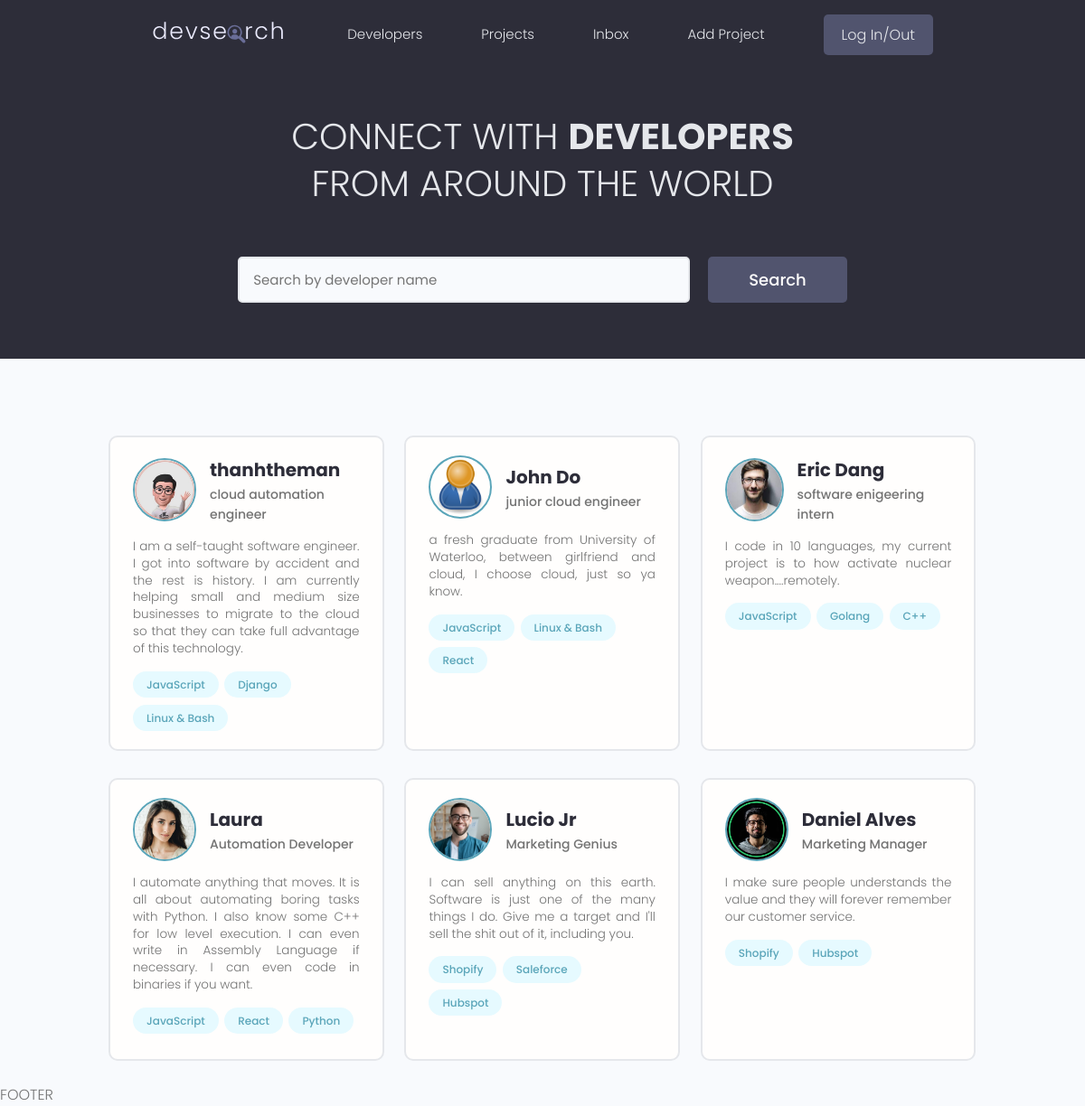
The page / on the database its author committed.
### users/models.py (models this page shows, shortened)
class Profile(models.Model):
    user = models.OneToOneField(User, on_delete=models.CASCADE, null=True, blank=True)
    name = models.CharField(max_length=200, blank=True, null=True)
    username = models.CharField(max_length=200, blank=True, null=True)
    email = models.EmailField(max_length=500, blank=True, null=True)
    short_intro = models.CharField(max_length=200, blank=True, null=True)
    bio = models.TextField(blank=True, null=True)
    location = models.CharField(max_length=200, blank=True, null=True)
    skills = models.ManyToManyField('Skill', blank=True)
    profile_image = models.ImageField(null=True, blank=True, upload_to='profiles/', default="profiles/user-default.png")
    social_github = models.CharField(max_length=200, blank=True, null=True)
    social_twitter = models.CharField(max_length=200, blank=True, null=True)
    social_linkedin = models.CharField(max_length=200, blank=True, null=True)
    social_youtube = models.CharField(max_length=200, blank=True, null=True)
    social_website = models.CharField(max_length=200, blank=True, null=True)
    created = models.DateTimeField(auto_now_add=True)
    id = models.UUIDField(default=uuid.uuid4, unique=True, primary_key=True, editable=False)

class Skill(models.Model):
    name = models.CharField(max_length=200, blank=True, null=True)
    id = models.UUIDField(default=uuid.uuid4, unique=True, primary_key=True, editable=False)
    def __str__(self):
        return str(self.name)

### users/views.py (the view)
# urls.py: path('', views.profiles, name='profiles'),
def profiles(request):
    profiles = Profile.objects.all()
    context = {'profiles': profiles}
    return render(request, 'users/profiles.html', context)

### users/templates/users/profiles.html (shortened to what this page needs)
<!DOCTYPE html>
<html lang="en">
<head>
</head>
<body>
    {% extends 'main.html' %}
    {% block content %}
    <main class="home">
        <section class="hero-section text-center">
            <div class="container container--narrow">
                <div class="hero-section__box">
                    <h2>CONNECT WITH <span>DEVELOPERS</span></h2>
                    <h2>FROM AROUND THE WORLD</h2>
                </div>
                <div class="hero-section__search">
                    <form class="form" action="#" method="get">
                        <div class="form__field">
                            <input class="input input--text" id="formInput#search" type="text" name="text"
                                placeholder="Search by developer name" />
                        </div>
                        <input class="btn btn--sub btn--lg" type="submit" value="Search" />
                    </form>
                </div>
            </div>
        </section>
        <section class="devlist">
            <div class="container">
                <div class="grid grid--three">
                    {% for profile in profiles %}
                    <div class="column card">
                        <div class="dev">
                            <a href="{% url 'user-profile' profile.id %}" class="card__body">
                                <div class="dev__profile">
                                    <img class="avatar avatar--md" src="{{ profile.profile_image.url }}" alt="image" />
                                    <div class="dev__meta">
                                        <h3>{{ profile.name }}</h3>
                                        <h5>{{ profile.short_intro }}</h5>
                                    </div>
                                </div>
                                <p class="dev__info">{{ profile.bio }}</p>
                                <div class="dev__skills">
                                    {% for skill in profile.skills.all|slice:"3" %}
                                    <span class="tag tag--pill tag--main">
                                        <small>{{ skill }}</small>
                                    </span>
                                    {% endfor %}
                                </div>
                            </a>
                        </div>
                    </div>
                    {% endfor %}
                </div>
            </div>
        </section>
    </main>
    {% endblock content %}

### static/styles/app.css (style rules this page uses)
:root { --color-sub: #2d2d39; }
.btn--sub { background-color: var(--color-sub-light); }
.card { border: 2px solid var(--color-light); }
img { width: 100%; }
.hero-section { height: 40vh; display: flex; align-items: center; background-color: var(--color-sub); }
.hero-section__box { margin-bottom: 4rem; }
.hero-section__box > h2, .hero-section__box > h2 > span { font-size: 4rem; color: var(--color-light); line-height: 1.3; text-transform: uppercase; }
.hero-section__box > h2 { font-weight: 300; }
.hero-section__box > h2 > span { font-weight: 700; }
.hero-section__search > .form { display: flex; align-items: center; justify-content: center; gap: 2rem; }
.hero-section__search > .form input.input--text { width: 50rem; }
.devlist { margin-top: 8rem; }
.devlist .grid { align-items: stretch; }
.devlist .dev .dev__profile { display: flex; align-items: center; gap: 1.5rem; }
.devlist .dev .dev__meta h3 { color: var(--color-sub); font-size: 2rem; font-weight: 700; }
.devlist .dev .dev__meta h5 { color: var(--color-text); font-size: 1.4rem; font-weight: 500; }
.devlist .dev .dev__info { margin: 1.5rem 0; font-size: 1.35rem; line-height: 1.4; text-align: justify; }

### static/uikit/styles/modules/_variables.css (style rules this page uses)
:root { --color-main: #5aa5b9; --color-main-light: #e6faff; --color-sub: #3f4156; --color-sub-light: #51546e; --color-sub-lighter: #ededfd; --color-text: #737373; --color-gray: #8b8b8b; --color-light: #e5e7eb; --color-light-gray: #767676; --color-bg: #f8fafd; --color-white: #fffefd; --color-white-light: #f3f3f3; --color-success: #359e64; --color-success-bg: #def8e8; --color-error: #fc4b0b; --color-error-bg: #fff2ee; --font-base: 'Poppins', arial, helvetica, 'Segoe UI', roboto, ubuntu, sans-serif; --font-monospace: 'Fira Code', 'Courier New', courier, monospace; --font-regular: 300; --font-medium: 500; --font-bold: 700; --generic-shadow: 1px 1px 5px #00000010; --generic-transition: all 0.3s ease-in-out; }

### static/uikit/styles/modules/_base.css (style rules this page uses)
* { margin: 0; padding: 0; box-sizing: border-box; text-rendering: optimizeLegibility; color: inherit; font-size: inherit; }
html { font-size: 50%; }
@media only screen and (min-width: 480px) { html { font-size: 56.25%; } }
@media only screen and (min-width: 1200px) { html { font-size: 62.5%; } }
body { line-height: 1.6; font-weight: 400; font-size: 1.5rem; color: var(--color-text); background-color: var(--color-bg); min-height: 100vh; }

### static/uikit/styles/modules/_typography.css (style rules this page uses)
* { font-family: var(--font-base); }
h2 { font-size: 3.6rem; font-weight: var(--font-bold); }
h3 { font-size: 3.2rem; font-weight: var(--font-medium); }
h5 { font-size: 2.4rem; font-weight: var(--font-medium); }
h5, h6 { font-weight: var(--font-regular); }
p, span, strong { font-size: 1.6rem; color: var(--color-text); font-weight: var(--font-regular); }
a { padding-bottom: 2px; text-decoration: none; display: inline-block; color: var(--color-main); font-weight: var(--font-medium); }

### static/uikit/styles/modules/_utilities.css (style rules this page uses)
.container { width: 92%; max-width: 165rem; margin: 0 auto; box-sizing: border-box; }
.container--narrow { width: 92%; max-width: 120rem; }
@media screen and (min-width: 1000px) { .container { width: 90%; } }
@media screen and (min-width: 1000px) { .container--narrow { width: 85%; } }
@media screen and (min-width: 1200px) { .container { width: 80%; } }
@media screen and (min-width: 1200px) { .container--narrow { width: 72%; } }
.text-center { text-align: center; }

### static/uikit/styles/modules/_avatar.css (style rules this page uses)
.avatar { border-radius: 50%; border: 2px solid var(--color-main); object-fit: cover; }
.avatar--md { height: 7rem; width: 7rem; }

### static/uikit/styles/modules/_button.css (style rules this page uses)
.btn { display: inline-block; position: relative; cursor: pointer; background-color: var(--color-light); font-weight: var(--font-medium); color: var(--color-sub); text-decoration: none; padding: 1rem 2rem; border-radius: 0.5rem; border: none; width: -webkit-fit-content; width: -moz-fit-content; width: fit-content; height: -webkit-fit-content; height: -moz-fit-content; height: fit-content; font-size: 1.6rem; outline-width: 0; outline-color: transparent; -webkit-backface-visibility: hidden; backface-visibility: hidden; transition: all 0.3s ease-in-out; }
.btn--sub { background-color: var(--color-sub); color: var(--color-white); }
.btn--lg { font-size: 1.8rem; padding: 1.2rem 4.5rem; }

### static/uikit/styles/modules/_card.css (style rules this page uses)
.card { border-radius: 1rem; background-color: var(--color-white); border: 1.5px solid var(--color-light); width: auto; height: auto; margin-top: 0.5rem; margin-bottom: 0.5rem; overflow: hidden; }
.card__body, .card__header { padding: 2rem 2.5rem; }

### rows shown on the page
Profile: profile_image (picture), name "thanhtheman", short_intro "cloud automation engineer", bio "I am a self-taught software engineer. I got into software by accident and the rest is history. I am currently helping small and medium size businesses to migrate to the cloud so that they can take full advantage of this technology."
Skill: name "JavaScript"
Skill: name "Django"
Skill: name "Linux & Bash"
Profile: profile_image (placeholder picture), name "John Do", short_intro "junior cloud engineer", bio "a fresh graduate from University of Waterloo, between girlfriend and cloud, I choose cloud, just so ya know."
Skill: name "React"
Profile: profile_image (picture), name "Eric Dang", short_intro "software enigeering intern", bio "I code in 10 languages, my current project is to how activate nuclear weapon....remotely."
Skill: name "Golang"
Skill: name "C++"
Profile: profile_image (picture), name "Laura", short_intro "Automation Developer", bio "I automate anything that moves. It is all about automating boring tasks with Python. I also know some C++ for low level execution. I can even write in Assembly Language if necessary. I can even code in binaries if you want."
Skill: name "Python"
Profile: profile_image (picture), name "Lucio Jr", short_intro "Marketing Genius", bio "I can sell anything on this earth. Software is just one of the many things I do. Give me a target and I'll sell the shit out of it, including you."
Skill: name "Shopify"
Skill: name "Saleforce"
Skill: name "Hubspot"
Profile: profile_image (picture), name "Daniel Alves", short_intro "Marketing Manager", bio "I make sure people understands the value and they will forever remember our customer service."
